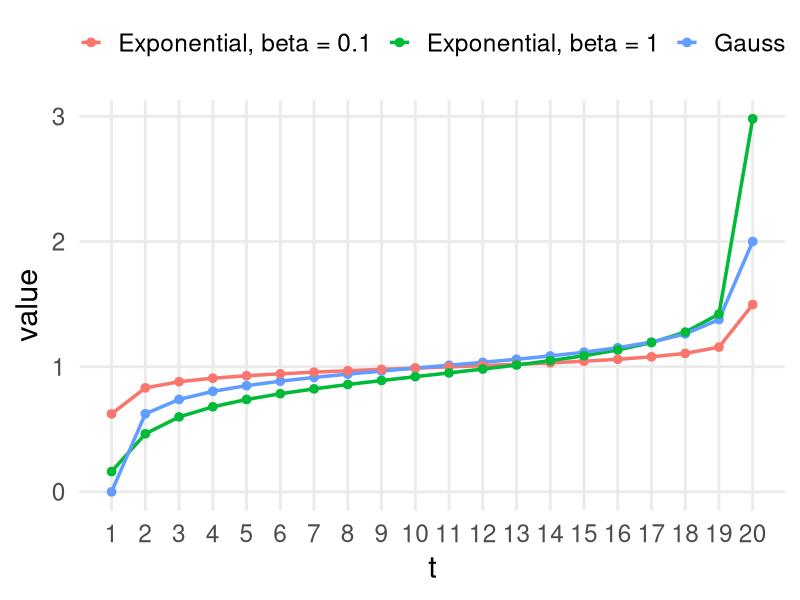
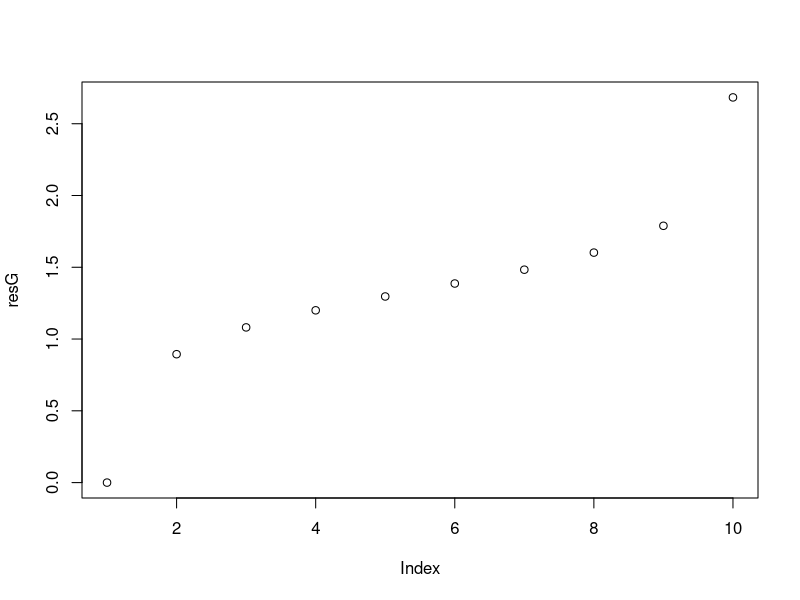
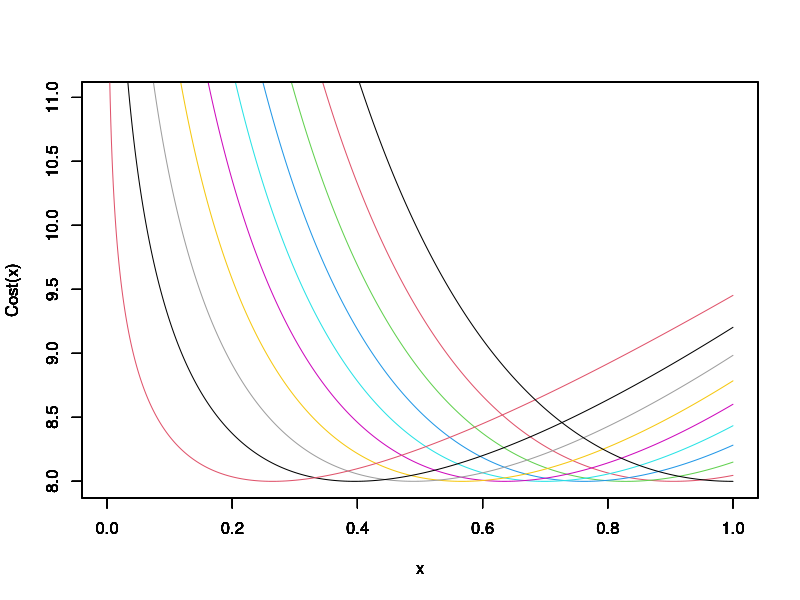

Here is the R script that generated these plots, in order:
library(ggplot2)
library(dplyr)
library(tidyr)

# -----------------------------
# Data generators
# -----------------------------

data_gauss_noPruning <- function(n, beta)
{
  t <- seq_len(n)
  sqrt(beta / n) * (sqrt(n - 1) - sqrt(t * (n - t)) + sqrt((t - 1) * (n - t + 1)))
}

data_exponential_noPruning <- function(n, beta, Y)
{
  # For each t=1,...,n-1 solve in x in (0, Y):
  # -log((Y - (t/n)*x)/(Y - (t/n)*Y)) + (t/n)*log((Y - (t/n)*x)/(x - (t/n)*x)) - beta/n = 0

  f_factory <- function(t)
  {
    function(x)
    {
      tn <- t / n
      # Terms rewritten for clarity; keep original math
      -log((Y - tn * x) / (Y - tn * Y)) +
        tn * log((Y - tn * x) / (x - tn * x)) -
        beta / n
    }
  }

  y <- numeric(n)
  for (t in 1:(n - 1))
  {
    # uniroot requires a sign change; keep same interval as your code
    y[t] <- uniroot(f_factory(t), interval = c(0, Y))$root
  }
  y[n] <- Y

  # Your original post-processing:
  # res = diff((1:n)*y), then prepend y[1]
  res <- c(y[1], diff(seq_len(n) * y))
  res
}

# -----------------------------
# Parameters + compute series
# -----------------------------

n <- 20
Y <- 1
beta_gauss <- n/(n-1) * Y^2

d1 <- data_gauss_noPruning(n, beta = beta_gauss)
d2 <- data_exponential_noPruning(n, beta = 0.1, Y = Y)
d3 <- data_exponential_noPruning(n, beta = 1,   Y = Y)

# Means (as in your script)
mean(d1); mean(d2); mean(d3)

# -----------------------------
# Tidy data for ggplot2
# -----------------------------

df <- tibble(
  t = seq_len(n),
  Gauss = d1,
  `Exponential, beta = 0.1` = d2,
  `Exponential, beta = 1`   = d3
) |>
  pivot_longer(-t, names_to = "model", values_to = "value")

# -----------------------------
# Plot (lines + points like type = "b")
# -----------------------------

ggplot(df, aes(x = t, y = value, color = model)) +
  geom_line(linewidth = 1.2) +
  geom_point(size = 2.6) +
  scale_x_continuous(breaks = seq_len(n)) +
  labs(
    x = "t",
    y = "value",
    color = NULL
  ) +
  theme_minimal(base_size = 22) +
  theme(
    legend.position = "top",
    panel.grid.minor = element_blank()
  )

### ### ### ### ### ### ### ###### ### ### ### ### ### ### ###### ### ### ### ### ### ### ###
### ### ### ### ### ### ### ###### ### ### ### ### ### ### ###### ### ### ### ### ### ### ###
### ### ### ### ### ### ### ###### ### ### ### ### ### ### ###### ### ### ### ### ### ### ###

### verification

### ### ### ### ### ### ### ###
### ### ### ### ### ### ### ###


pen <- 2
resG <- data_gauss_noPruning(10, pen)
resE <- data_exponential_noPruning(10, pen, 1)

plot(resG)

### ### ### ### ### ### ### ###
### ### ### ### ### ### ### ###
### ### ### ### ### ### ### ###

### REMARK
### we consider "-theta" instead of "theta"
### the curves are in decreasing order
###

plot_data_exponential_noPruning <- function(res)
{
  n <- length(res)
  cumy <- cumsum(res)
  u <- cumy[1]
  res <- 1 + log(u)
  x <- 1/((cumy[n] - cumy[1])/(n-1))
  mini <- (n-1)*(-log(x)) + (cumy[n] - cumy[1])*x + res


  for(t in 1:(n-1))
  {
    Cost <- function(x)
    {
      u <- cumy[t]/t
      res <- t*(1 + 1 *log(u))
      return(-(n-t)*log(x) + (cumy[n] - cumy[t])*x + res)
    }

    curve(Cost, n = 1000, col = t+1, from = 0, to = 1, ylim = c(mini-0.01, mini+3))
    par(new = TRUE)
  }
  Cost <- function(x)
  {
    return(-(n)*log(x) + (cumy[n])*x - pen)
  }
  curve(Cost, n = 1000, col = 1, from = 0, to = 1, ylim = c(mini-0.01, mini+3))


  par(new = FALSE)
}


plot_data_exponential_noPruning(resE)

